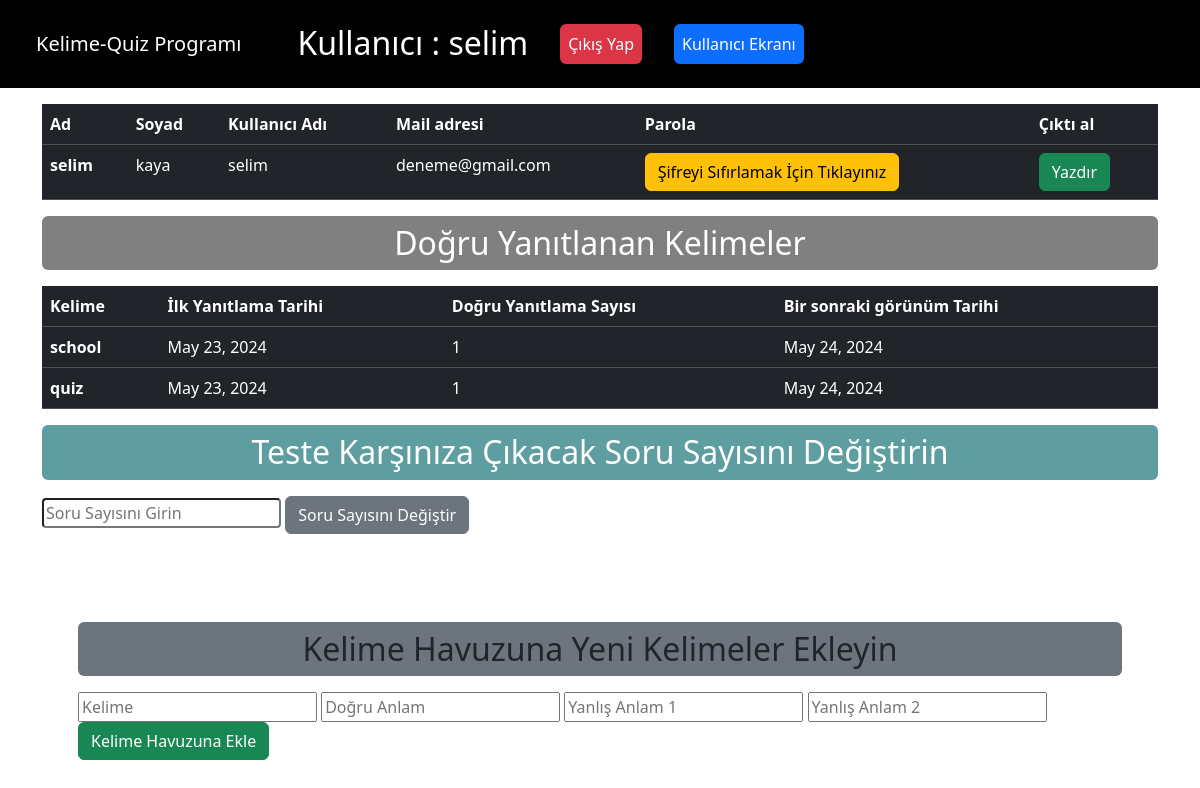
The app's page /userProfil/ (signed in) with its own data.
### wordDemo/models.py (models this page shows)
class Kullanicibilgileri(models.Model):
    user_id = models.AutoField(primary_key=True)
    name = models.CharField(max_length=75, blank=True, null=True)
    surname = models.CharField(max_length=75, blank=True, null=True)
    username = models.CharField(max_length=75, blank=True, null=True)
    user_mail = models.CharField(max_length=45, blank=True, null=True)
    user_password = models.CharField(max_length=15, blank=True, null=True)
    class Meta:
        managed = True
        db_table = 'kullanicibilgileri'

class CorrectAnswers(models.Model):
    correct_answers_i_d = models.AutoField(db_column='correct_answers_id', primary_key=True)  # Field name made lowercase. Field renamed to remove unsuitable characters.
    word_id = models.IntegerField(blank=True, null=True)
    true_word = models.CharField(max_length=63, blank=True, null=True)
    answer_date = models.DateField(blank=True, null=True)
    user_id = models.IntegerField(blank=True, null=True)
    next_date = models.DateField(blank=True, null=True)
    correct_count = models.IntegerField(blank=True, null=True)
    class Meta:
        managed = True
        db_table = 'correct_answers'

### wordDemo/views.py (the view, shortened to what this page needs)
# urls.py: path('userProfil/',userProfil,name="userProfil"),
def userProfil(request):
    number_question = None
    user_id = request.session.get('user_id')
    if user_id:
        print('kullanıcı oturumu açık')
        print(user_id)
        user_info = Kullanicibilgileri.objects.get(user_id = user_id)
        with connection.cursor() as cursor:
            cursor.execute('SELECT * FROM correct_answers where user_id = %s',[user_id])
            correct_answers = list(cursor.fetchall())
            context = {
                'user_info':user_info,
                'correct_answers': correct_answers,
            }
            number_question
    else:
        context = {'error' : 'Kullanıcı oturumu açık değil.' }
    return render(request,'partials/user.html',context)

### templates/partials/user.html (shortened to what this page needs)
{% extends "home.html" %}
{% block content %}
{% if  request.session.user_id %}
<div class="container">
    <table class="table table-hover table-dark">
        <thead>
          <tr>
            <th scope="col">Ad</th>
            <th scope="col">Soyad</th>
            <th scope="col">Kullanıcı Adı</th>
            <th scope="col">Mail adresi</th>
            <th scope="col">Parola</th>
            <th scope="col">Çıktı al</th>
          </tr>
        </thead>
        <tbody>
          <tr>
            <th scope="row">{{user_info.name}}</th>
            <td>{{user_info.surname}}</td>
            <td>{{user_info.username}}</td>
            <td>{{user_info.user_mail}}</td>
            <td><a class="btn btn-warning" href="{% url 'reset_password' %}">Şifreyi Sıfırlamak İçin Tıklayınız</a></td>
            <td><button class="btn btn-success" onclick="window.print()">Yazdır</button>
            </td>
          </tr>
        </tbody>
      </table>
</div>
<div class="container">
    <h2 class="rounded my-3 py-2 text-center text-white" style="background-color: gray;">Doğru Yanıtlanan Kelimeler</h2>
    <table class="table table-hover table-dark">
        <thead>
          <tr>
            <th scope="col">Kelime</th>
            <th scope="col">İlk Yanıtlama Tarihi</th>
            <th>Doğru Yanıtlama Sayısı</th>
            <th>Bir sonraki görünüm Tarihi</th>
          </tr>
        </thead>
        <tbody>
            {% for answer in correct_answers %}
            <tr>
                <th scope="row">{{ answer.2 }}</th>
                <td>{{ answer.3 }}</td>
                <td>{{answer.5}}</td>
                <td>{{answer.6}}</td>
            </tr>
          {% endfor %}
      </table>
</div>
<form class="container" method='POST'>
    <h2 class="rounded my-3 py-2 text-center text-white" style="background-color: cadetblue;">Teste Karşınıza Çıkacak Soru Sayısını Değiştirin</h2>
    <input type="text" name="number_question" placeholder="Soru Sayısını Girin" style="border-radius:4px;">
    <button class="btn btn-secondary">Soru Sayısını Değiştir</button>
  </form>
  <form method= "POST" class="container my-4 p-5">
      <h2 class="bg-secondary rounded my-3 py-2 text-center text-dark">Kelime Havuzuna Yeni Kelimeler Ekleyin</h2>
      <input type="text" name="word" placeholder="Kelime">
      <input type="text" name="true_word" placeholder="Doğru Anlam">
      <input type="text" name="false_word1" placeholder="Yanlış Anlam 1">
      <input type="text" name="false_word2" placeholder="Yanlış Anlam 2">
      <button class="btn btn-success" type="submit">Kelime Havuzuna Ekle</button>
  </form>
{% endif %}
{% endblock content %}

### records on screen
Kullanicibilgileri: name "selim", surname "kaya", username "selim", user_mail "deneme@gmail.com"
CorrectAnswers: true_word "school", answer_date "May 23, 2024", answer "1", next_date "May 24, 2024"
CorrectAnswers: true_word "quiz", answer_date "May 23, 2024", answer "1", next_date "May 24, 2024"

### other values on screen
{{ request.session.username }} "selim"
